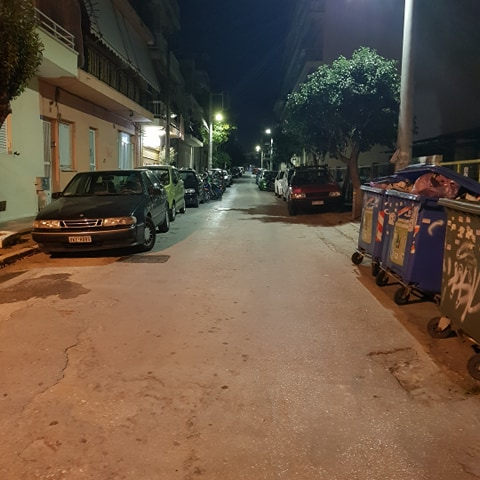
#> input picture test1.jpg, 480 x 480 px
$ python project.py
#> lines starting #> are read from the running program, lines starting #| are printed output that depends on the picture; after the words box and inside, x2 and y2 are one past the last pixel; in counts of white or black regions, pixels touching at a corner belong together
import numpy as np
import cv2
import matplotlib.pyplot as plt
import json
from math import sqrt, cos, degrees, atan, radians
import os


def triangle_solver(a,adj):
    opposite = sqrt((adj/cos(radians(a)))**2 - adj**2)
    return opposite

def a_and_adj_solver(x1, y1, x2, y2, height):
    if x1 < x2:flag = 1
    else: flag = 0
    a = degrees(atan(abs(x2-x1)/abs(y1-y2)))
    adj = abs(y1-y2)
    return a, adj, flag

def rectangles(edges):
    a,b = edges.shape
    rects = np.zeros((a,b))
    for i in range(a):
        rects[i,0] = max(0, int((edges[i][0] - (edges[i][2]/2))*width))
        rects[i,1] = max(0, int((edges[i][1] - (edges[i][3]/2)) * height))
        rects[i,2] = min(width, int((edges[i][0] + (edges[i][2]/2))*width))
        rects[i,3] = rects[i,1]
    return rects

def points(data, height, width):
    left=0
    right=0
    num_of_boxes = len(data[0]['objects'])
    edges = np.zeros((num_of_boxes, 4))
    for i in range(num_of_boxes):
        edges[i][0] = data[0]['objects'][i]['relative_coordinates']['center_x']
        edges[i][1] = data[0]['objects'][i]['relative_coordinates']['center_y']
        edges[i][2] = data[0]['objects'][i]['relative_coordinates']['width']
        edges[i][3] = data[0]['objects'][i]['relative_coordinates']['height']
        rects = rectangles(edges)

    if num_of_boxes > 1:
        pts = np.array([
            [rects[np.argmin(rects[:,1]),2], rects[np.argmin(rects[:,1]),3]],
            [rects[np.argmin(rects[:,1]),0], rects[np.argmin(rects[:,1]),1]],
            [rects[np.argmin(rects[:,0]),0], rects[np.argmin(rects[:,0]),1]],
            [0, height],
            [width, height],
            [rects[np.argmax(rects[:,3]),2], rects[np.argmax(rects[:,3]),3]]
            ])

        a, adj, flag = a_and_adj_solver(pts[2,0], pts[2,1], pts[1,0], pts[1,1], height)
        opposite = triangle_solver(a,adj)
        if flag == 1:
            tmp = pts[2,0]
            pts[2,0] = pts[2,0] - opposite
            if pts[2,0] >=0:
                pts[2,1] = height
                left=1
            elif pts[2,0] < 0:
                pts[2,0] = 0
                pts[2,1] = height- ((height - pts[2,1]) - triangle_solver(90-a,tmp))

        a, adj, flag = a_and_adj_solver(pts[5,0], pts[5,1], pts[0,0], pts[0,1], height)
        opposite = triangle_solver(a,adj)
        if flag == 0:
            tmp = pts[5,0]
            pts[5,0] = pts[5,0] + opposite
            if pts[5,0] <= width:
                pts[5,1] = height
                right=1
            elif pts[5,0] > width:
                pts[5,0] = width
                pts[5,1] = height- ((height - pts[5,1]) - triangle_solver(90-a,width-tmp))


        if right == 1:
            pts = np.delete(pts,4,0)
        if left == 1:
            pts = np.delete(pts,3,0)

    elif num_of_boxes == 1:

        pts = np.array([[rects[0,2], rects[0,3]],
                        [rects[0,0], rects[0,1]],
                        [rects[0,0], height],
                        [rects[0,2], height]])
        print(rects)

    else:
        print("There is no object recognized. Try again!")
        exit()

    pts = pts.astype(int)
    return pts


with open('result.json') as f:
#> (reads result.json from the repository)
    data = json.load(f)

print("Enter file name: ")
name = input()
#> the answer given: test1.jpg
img = cv2.imread(name)
#> img is the input picture: shape (480, 480, 3); mean B, G, R 68.2, 85, 103.6
# img = cv2.imread("test14.jpg")
height,width = img.shape[0:2]
#> height = 480; width = 480

print("Do you prefer to increase contrast?  (y|n)")
if input() == 'y':
    print("Nice. Do you want to allow equalizeHist (grayscale)?  (y|n)")
    if input() == 'y':
        gray = cv2.cvtColor(img, cv2.COLOR_RGB2GRAY)
        img = cv2.equalizeHist(gray)
    else:
        print("So the contrast will be regulized by a constant value")
        alpha = 1.5
        beta = 0
        img = cv2.addWeighted(img, alpha, np.zeros(img.shape, img.dtype), 0, beta)


# height = img.shape[0]
# width = img.shape[1]

pts = points(data,height,width)
# print(pts)
## (1) Crop the bounding rect
rect = cv2.boundingRect(pts)
#> rect = (0, 208, 481, 273)
x,y,w,h = rect
#> x = 0; y = 208; w = 481; h = 273
croped = img[y:y+h, x:x+w].copy()
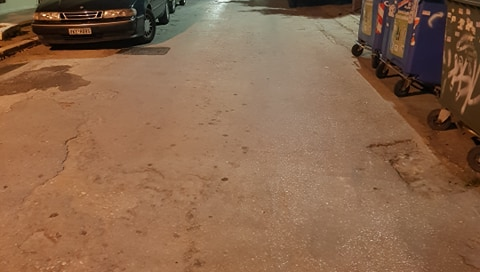
#> croped: shape (272, 480, 3); mean B, G, R 75.4, 102.2, 137.7

## (2) make mask
pts = pts - pts.min(axis=0)

mask = np.zeros(croped.shape[:2], np.uint8)
cv2.drawContours(mask, [pts], -1, (255, 255, 255), -1, cv2.LINE_AA)
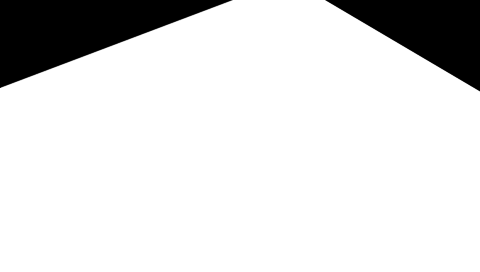
#> mask: shape (272, 480); min 0, max 255, mean 221.1

## (3) do bit-op
dst = cv2.bitwise_and(croped, croped, mask=mask)
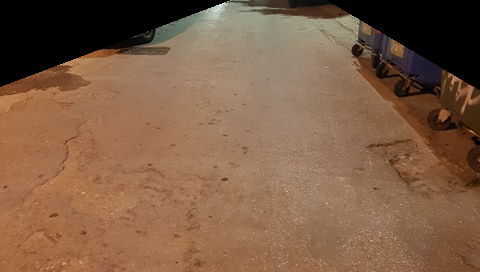
#> dst: shape (272, 480, 3); mean B, G, R 69.7, 94.2, 126.6

## (4) add the white background
bg = np.ones_like(croped, np.uint8)*255
cv2.bitwise_not(bg,bg, mask=mask)
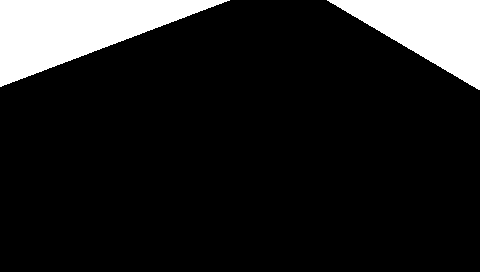
#> bg: shape (272, 480, 3); 13.1% white; 2 white regions, box (x1, y1, x2, y2) and area: (0, 0, 230, 87) 10064, (327, 0, 480, 90) 6975
dst2 = bg + dst
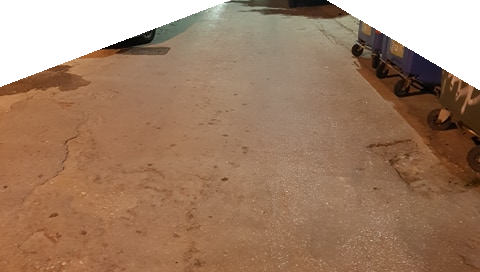
#> dst2: shape (272, 480, 3); mean of channels 0, 1, 2 103, 127.5, 159.9; drawn as B, G, R

#cv2.imwrite("croped.jpg", croped)
#cv2.imwrite("mask.jpg", mask)
cv2.imwrite("dst.jpg", dst)
# [9 lines of commented-out code are left out]
